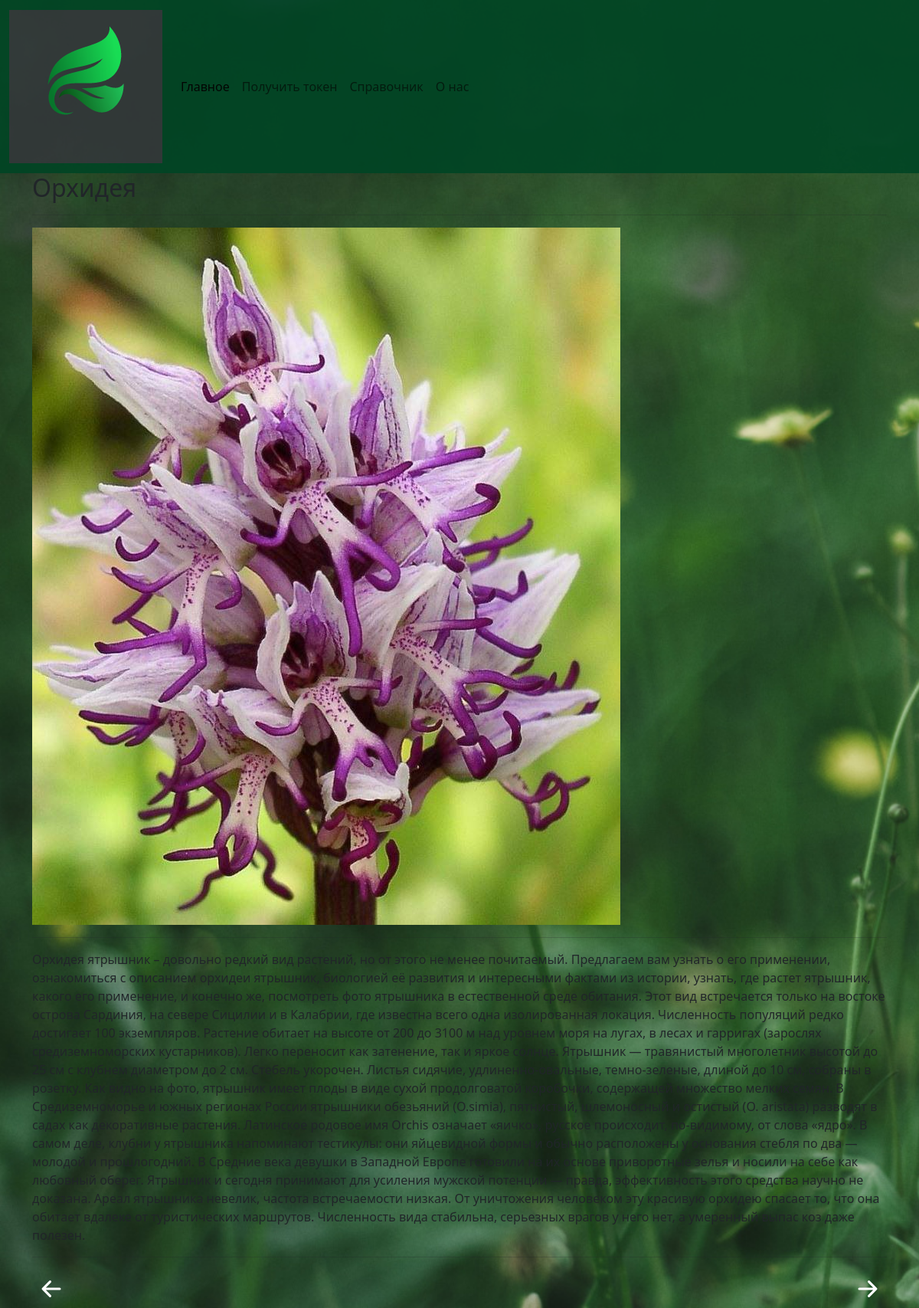
Page /main/1/ on the committed database.
### main/models.py (models this page shows, shortened)
class Plants(models.Model):
    name = models.CharField(max_length=255, blank=False, verbose_name='Название')
    info = models.TextField(blank=False, verbose_name='Информация')
    photo = models.ImageField(upload_to='plants_photo', blank=False, verbose_name='Фото')
    class Meta:
        verbose_name = 'Растение'
        verbose_name_plural = 'Растения'

### main/views.py (the view)
# urls.py: path('main/<int:plant_id>/', views.plant_detail, name='plant_detail'),
def plant_detail(request, plant_id):
    plant = get_object_or_404(Plants, id=plant_id)
    return render(request, 'main/plant_detail.html', {'plant': plant})

### main/templates/main/plant_detail.html (shortened to what this page needs)
{% extends 'main/layout.html' %}
{% block body %}
 <div id="wrapper">
   <div>
      <div id="main-text">
        <h2>{{ plant.name }}</h2>
      </div>
      <hr>
      <div id="plant-image-container">
        <img src="{{ plant.photo.url }}" alt="{{ plant.name }}" id="plant-image">
      </div>
      <hr>
      <div id="main-info">
        <p>{{ plant.info }}</p>
      </div>
      <hr>
       <div>
        <a id="btn-left" href="{% url 'previous_plant' plant_id=plant.id %}">
          <svg xmlns="http://www.w3.org/2000/svg" width="50" height="50" fill="currentColor" class="bi bi-arrow-left-short" viewBox="0 0 16 16">
            <path fill-rule="evenodd" d="M12 8a.5.5 0 0 1-.5.5H5.707l2.147 2.146a.5.5 0 0 1-.708.708l-3-3a.5.5 0 0 1 0-.708l3-3a.5.5 0 1 1 .708.708L5.707 7.5H11.5a.5.5 0 0 1 .5.5z"/>
          </svg>
        </a>
        <a id="btn-right" href="{% url 'next_plant' plant_id=plant.id %}">
          <svg xmlns="http://www.w3.org/2000/svg" width="50  " height="50" fill="currentColor" class="bi bi-arrow-right-short" viewBox="0 0 16 16">
            <path fill-rule="evenodd" d="M4 8a.5.5 0 0 1 .5-.5h5.793L8.146 5.354a.5.5 0 1 1 .708-.708l3 3a.5.5 0 0 1 0 .708l-3 3a.5.5 0 0 1-.708-.708L10.293 8.5H4.5A.5.5 0 0 1 4 8z"/>
          </svg>
        </a>
      </div>
   </div>
 </div>
{% endblock %}

### main/templates/main/layout.html (shortened to what this page needs)
{% load static %}
<!DOCTYPE html>
<html>
<head>
  <link rel="stylesheet" href="{% static 'main/css/style.css' %}">
  <link href="https://cdn.jsdelivr.net/npm/bootstrap@5.3.0-alpha2/dist/css/bootstrap.min.css" rel="stylesheet">
</head>
<body id="body">
  <header>
    <nav class="navbar navbar-expand-lg" id="custom-navbar">
      <div class="container-fluid">
        <a class="navbar-brand" id="" href="{% url 'index' %}">
          <img id="home-logo-link" src="{% static 'img/batanic_garden_logo.png' %}" alt="home logo">
        </a>
        <div class="collapse navbar-collapse" id="navbarNavAltMarkup">
          <div class="navbar-nav">
            <a class="nav-link active" id="my_nav-link" aria-current="page" href="{% url 'index' %}">Главное</a>
            <a class="nav-link" id="my_nav-link" href="{% url 'register' %}">Получить токен</a>
            <a class="nav-link" id="my_nav-link" href="{% url 'check_token' %}">Справочник</a>
            <a class="nav-link" id="my_nav-link" href="{% url 'about' %}">О нас</a>
          </div>
        </div>
      </div>
    </nav>
  </header>
  <div class="container" id="main_container">
      {% block body %}
      {% endblock %}
  </div>
</body>
</html>

### main/static/main/css/style.css (style rules this page uses)
body { background-image: url(../img/oboii.jpg); background-repeat: no-repeat; background-size: cover; margin: 0; }
header { background-color:#004524; opacity: 0.9; }
nav { padding: 5px 12px; }
#btn-right { float: right; color: white; }
#btn-left { float: left; color: white; }

### rows in the picture
Plants: name "Орхидея", photo (picture), info "Орхидея ятрышник – довольно редкий вид растений, но от этого не менее почитаемый. Предлагаем вам узнать о его применении, ознакомиться с описанием орхидеи ятрышник, биологией её развития и интересными фактами из истории, узнать, где растет ятрышник, какого его применение, и конечно же, посмотреть фото ятрышника в естественной среде обитания. Этот вид встречается только на востоке острова Сардиния, на севере Сицилии и в Калабрии, где известна всего одна изолированная локация. Численность популяций редко достигает 100 экземпляров. Растение обитает на высоте от 200 до 3100 м над уровнем моря на лугах, в лесах и гарригах (зарослях средиземноморских кустарников). Легко переносит как затенение,…"
